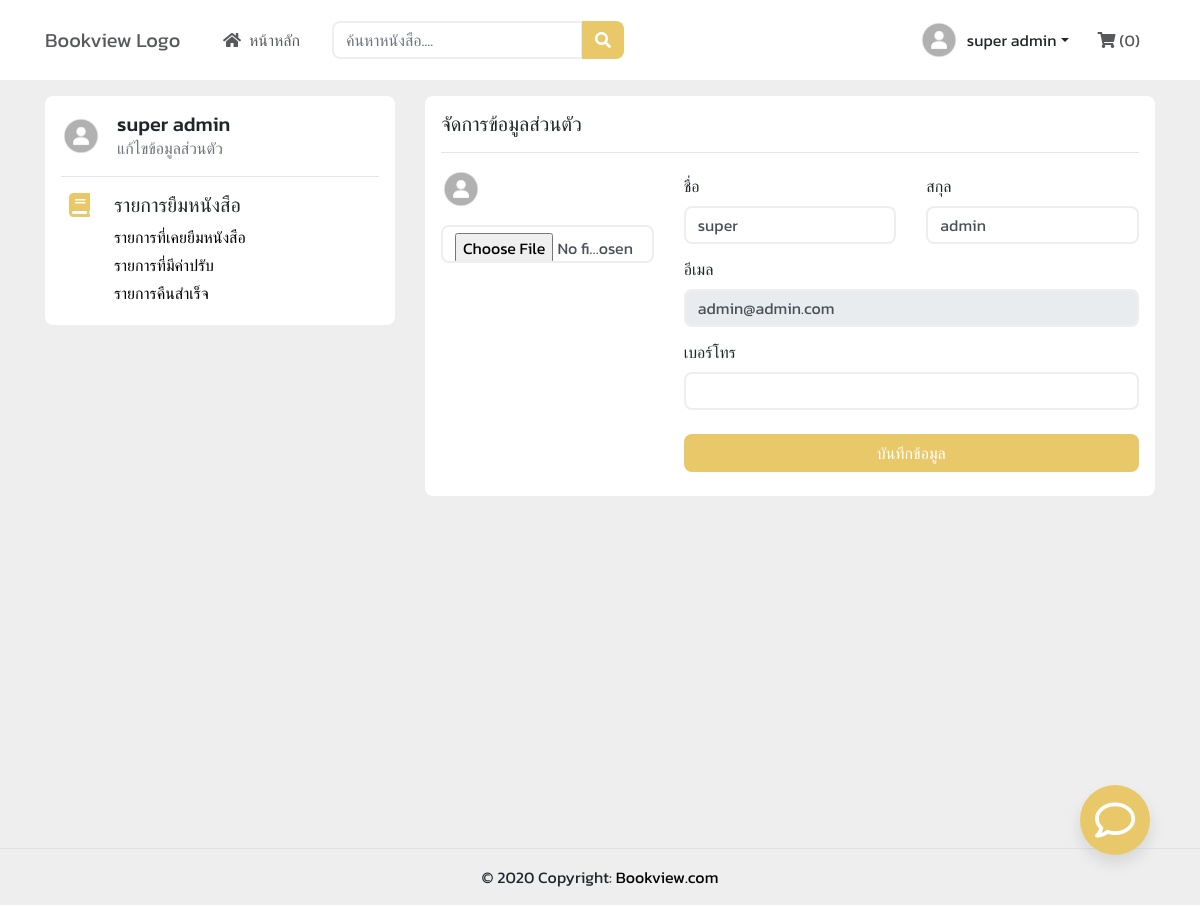
The app's page /profile.php (signed in) with its own data.
### tables this page shows
CREATE TABLE `user` (
  `id_user` int(11) NOT NULL,
  `username` varchar(50) DEFAULT NULL,
  `password` varchar(50) DEFAULT NULL,
  `email` varchar(100) NOT NULL,
  `first_name` text NOT NULL,
  `last_name` text NOT NULL,
  `phone` text DEFAULT NULL,
  `profile` text DEFAULT NULL,
  `id_google` text DEFAULT NULL,
  `type` text NOT NULL
);

### profile.php (the view, shortened to what this page needs)
<!DOCTYPE html>
<html lang="en">
  <head>
  </head>
  <body>
    <?php include("component/header.php")?>
    <div class="main-body min-vh-100">
        <div class="container mt-5 pt-5 ">
           <div class="row">
                <div class="col-4">
                    <?php include("component/menu.php")?>
                </div>
                <div class="col-8">
                    <?php
                         include "function/db_config.php";
                         $sql = "SELECT *
                         FROM user
                         WHERE id_user = {$_SESSION['user_id']}
                         ";
                         $result = mysqli_query($conn, $sql);
                         if (mysqli_num_rows($result) > 0) {
                            while($row = mysqli_fetch_assoc($result)) {
                                $first_name = $row["first_name"];
                                $last_name  =$row["last_name"];
                                $email =$row["email"];
                                $phone =$row["phone"];
                                if(isset($row["profile"])){
                                    $profile = $row["profile"];
                                }else{
                                    $profile = "/bookview/images/icon_user.png";
                                }
                            }
                         }
                    ?>
                    <form action="/bookview/function/fn_user.php?edit=<?=$_SESSION['user_id']?>" method="post" enctype="multipart/form-data">
                        <div class="cart-list">
                            <h5>จัดการข้อมูลส่วนตัว</h5>
                            <hr></hr>
                            <div class="row">
                                <div class="col-4">
                                <div class='image-cropper border-0 profile mr-2'>
                                    <img src='<?=$profile?>' class='rounded' id="img-profile" />
                                    </div>
                                    <input type='file' name='profile' id='profile' class='form-control mt-3' accept='image/*'   />
                                </div>
                                <div class="col-8">
                                    <div class="row">
                                        <div class="col-6">
                                            <label>ชื่อ</label>
                                            <input type="text" class="form-control mb-2" value='<?=$first_name?>' name="first_name"/>
                                        </div>
                                        <div class="col-6">
                                            <label>สกุล</label>
                                            <input type="text" class="form-control mb-2" value='<?=$last_name?>' name="last_name"/>
                                        </div>
                                    </div>
                                    <label>อีเมล</label>
                                    <input type="text" class="form-control mb-2" value='<?=$email?>'  name="email" disabled=""/>
                                    <label>เบอร์โทร</label>
                                    <input type="text" class="form-control mb-4" value='<?=$phone?>' name="phone"/>
                                    <button type="submit" class="btn btn-book w-100 mb-2" >บันทึกข้อมูล</button>
                                </div>
                            </div>
                        </div>
                    </form>
                </div>
            </div>
        </div>
    </div>
    <?php include("component/footer.php")?>
    </body>
</html>

### css/bookview.css (style rules this page uses)
body { font-family: 'Kanit', sans-serif; }
.form-control { border-radius: 8px; border: 2px #eeeeee solid; }
label { margin-top: 5px; }
.btn-book { background-color: #E9C869; color: #fff; border-radius: 8px; }
.main-body { background-color: #eeeeee; }
.image-cropper { width: 100px; height: 100px; position: relative; overflow: hidden; border-radius: 50%; border: 2px #eeeeee solid; }
img { display: inline; margin: 0 auto; height: 100%; width: auto; }
.image-cropper.profile { width: 40px; height: 40px; }
.cart-list { background-color: #fff; border-radius: 8px; padding: 1rem; }

### records on screen
user: first_name "super", last_name "admin", email "admin@admin.com"

### other values on screen
$_SESSION['name'] "super admin"
